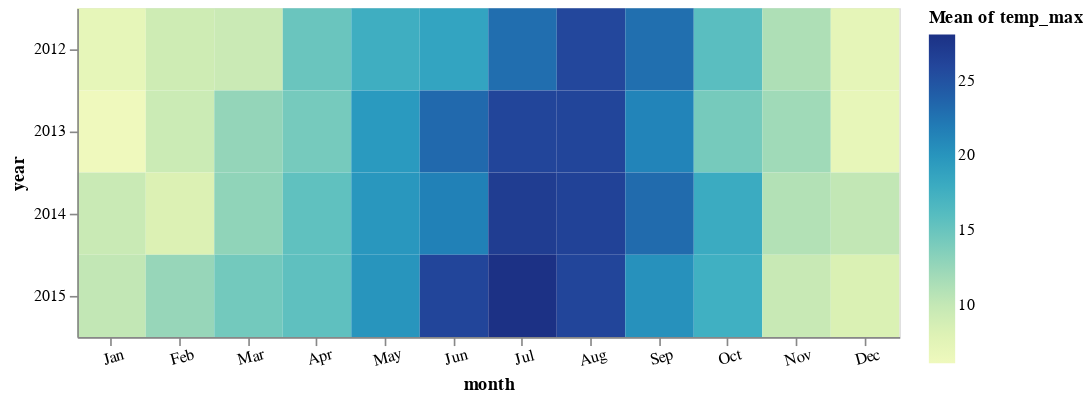

The notebook cell this image was saved under:
### Code cell
df = data.seattle_weather()

single = alt.selection_point()

chart = alt.Chart(df).mark_rect().encode(
    x=alt.X(
        "month(date):O",
        axis=alt.Axis(
            labelAlign="center",
            labelAngle=-15,
            title="month",
        )
    ),
    y=alt.Y(
        "year(date):O",
        axis=alt.Axis(
            labelAlign="right",
            labelPadding=2,
            title="year",
        )
    ),
    color=alt.condition(
        single,
        alt.Color(
            "mean(temp_max):Q",
            scale=alt.Scale(scheme="yellowgreenblue")
        ),
        alt.value("lightgrey"),
    )
).properties(height=200, width=500).add_params(single)

chart

### Figure 1 — Vega-Lite specification as saved in the notebook (floating-point values rounded to 4 significant figures; data arrays with more than 128 entries replaced by an {"elided": "..."} marker saying what was removed)
{"config": {"view": {"continuousWidth": 300, "continuousHeight": 300}}, "data": {"name": "data-830c39fec90146253fb06a06c26374ef"}, "mark": {"type": "rect"}, "encoding": {"color": {"condition": {"param": "param_6", "aggregate": "mean", "field": "temp_max", "scale": {"scheme": "yellowgreenblue"}, "type": "quantitative"}, "value": "lightgrey"}, "x": {"axis": {"labelAlign": "center", "labelAngle": -15, "title": "month"}, "field": "date", "timeUnit": "month", "type": "ordinal"}, "y": {"axis": {"labelAlign": "right", "labelPadding": 2, "title": "year"}, "field": "date", "timeUnit": "year", "type": "ordinal"}}, "height": 200, "params": [{"name": "param_6", "select": {"type": "point"}}], "width": 500, "$schema": "https://vega.github.io/schema/vega-lite/v5.16.3.json", "datasets": {"data-830c39fec90146253fb06a06c26374ef": {"elided": "1461 records"}}}
